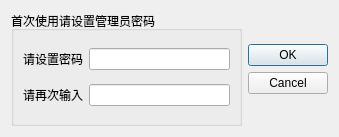
<?xml version="1.0" encoding="UTF-8"?>
<ui version="4.0">
 <class>GetAdminPassword</class>
 <widget class="QDialog" name="GetAdminPassword">
  <property name="geometry">
   <rect>
    <x>0</x>
    <y>0</y>
    <width>339</width>
    <height>137</height>
   </rect>
  </property>
  <property name="windowTitle">
   <string>使用提示</string>
  </property>
  <layout class="QHBoxLayout" name="horizontalLayout">
   <item>
    <widget class="QGroupBox" name="groupBox">
     <property name="title">
      <string>首次使用请设置管理员密码</string>
     </property>
     <layout class="QVBoxLayout" name="verticalLayout">
      <item>
       <layout class="QHBoxLayout" name="horizontalLayout_2">
        <item>
         <widget class="QLabel" name="label">
          <property name="text">
           <string>请设置密码</string>
          </property>
         </widget>
        </item>
        <item>
         <widget class="QLineEdit" name="lineEdit">
          <property name="maxLength">
           <number>16</number>
          </property>
          <property name="echoMode">
           <enum>QLineEdit::Password</enum>
          </property>
         </widget>
        </item>
       </layout>
      </item>
      <item>
       <layout class="QHBoxLayout" name="horizontalLayout_3">
        <item>
         <widget class="QLabel" name="label_2">
          <property name="text">
           <string>请再次输入</string>
          </property>
         </widget>
        </item>
        <item>
         <widget class="QLineEdit" name="lineEdit_2">
          <property name="maxLength">
           <number>16</number>
          </property>
          <property name="echoMode">
           <enum>QLineEdit::Password</enum>
          </property>
         </widget>
        </item>
       </layout>
      </item>
     </layout>
    </widget>
   </item>
   <item>
    <widget class="QDialogButtonBox" name="buttonBox">
     <property name="orientation">
      <enum>Qt::Vertical</enum>
     </property>
     <property name="standardButtons">
      <set>QDialogButtonBox::Cancel|QDialogButtonBox::Ok</set>
     </property>
     <property name="centerButtons">
      <bool>true</bool>
     </property>
    </widget>
   </item>
  </layout>
 </widget>
 <resources/>
 <connections>
  <connection>
   <sender>buttonBox</sender>
   <signal>accepted()</signal>
   <receiver>GetAdminPassword</receiver>
   <slot>accept()</slot>
   <hints>
    <hint type="sourcelabel">
     <x>248</x>
     <y>254</y>
    </hint>
    <hint type="destinationlabel">
     <x>157</x>
     <y>274</y>
    </hint>
   </hints>
  </connection>
  <connection>
   <sender>buttonBox</sender>
   <signal>rejected()</signal>
   <receiver>GetAdminPassword</receiver>
   <slot>reject()</slot>
   <hints>
    <hint type="sourcelabel">
     <x>316</x>
     <y>260</y>
    </hint>
    <hint type="destinationlabel">
     <x>286</x>
     <y>274</y>
    </hint>
   </hints>
  </connection>
 </connections>
</ui>
